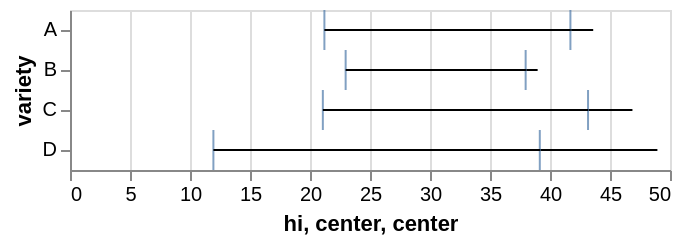

Source (Vega-Lite JSON):
### Vega-Lite specification from a JSON file in a GitHub repository (floating-point values rounded to 4 significant figures)
{"$schema": "https://vega.github.io/schema/vega-lite/v6.json", "data": {"values": [{"variety": "A", "center": 32.4, "lo": 23.1, "hi": 43.6, "err": 9.3, "err2": -11.2}, {"variety": "B", "center": 30.97, "lo": 23.97, "hi": 38.97, "err": 7.0, "err2": -8.0}, {"variety": "C", "center": 33.97, "lo": 24.77, "hi": 46.87, "err": 9.2, "err2": -12.9}, {"variety": "D", "center": 30.45, "lo": 21.75, "hi": 48.95, "err": 8.7, "err2": -18.5}]}, "layer": [{"mark": "errorbar", "encoding": {"x": {"field": "hi", "type": "quantitative"}, "x2": {"field": "lo"}, "y": {"field": "variety", "type": "ordinal"}}}, {"mark": {"type": "errorbar", "ticks": true}, "encoding": {"x": {"field": "center", "type": "quantitative"}, "xError": {"field": "err"}, "xError2": {"field": "err2"}, "y": {"field": "variety", "type": "ordinal"}}}, {"mark": "errorbar", "encoding": {"x": {"field": "center", "type": "quantitative"}, "xError": {"field": "err"}, "y": {"field": "variety", "type": "ordinal"}}}]}
